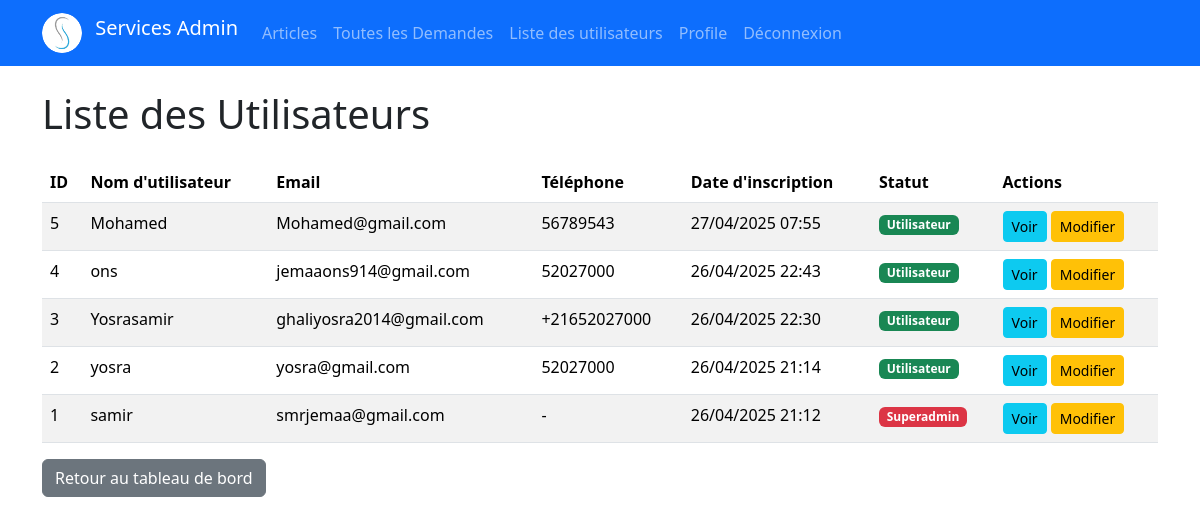
Page /liste_utilisateurs/ (signed in) on the earlier database version.
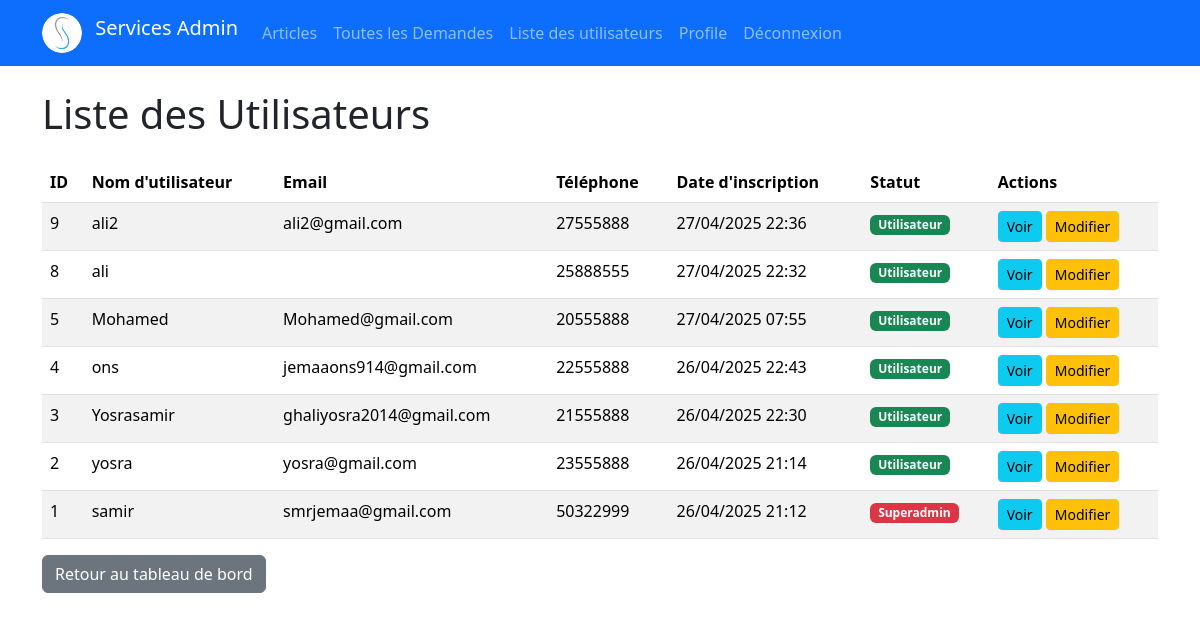
Same page on the later database version.
### users/models.py (models this page shows, shortened)
class CustomUser(AbstractBaseUser, PermissionsMixin):
    email = models.EmailField(unique=True)
    username = models.CharField(max_length=30, unique=True)
    phone = models.CharField(max_length=20, blank=True, null=True)
    is_active = models.BooleanField(default=True)
    is_staff = models.BooleanField(default=False)
    date_joined = models.DateTimeField(auto_now_add=True, null=True, blank=True)
    profile_picture = models.ImageField(
        upload_to='profile_pics/',
        blank=True,
        null=True,
        verbose_name="Photo de profil"
    )
    objects = CustomUserManager()
    USERNAME_FIELD = 'email'  # Utilisez email comme identifiant
    REQUIRED_FIELDS = ['username']

### users/views.py (the view)
# urls.py: path('liste_utilisateurs/', liste_utilisateurs, name='liste_utilisateurs'), # Liste des utilisateurs
@login_required
@user_passes_test(lambda u: u.is_staff or u.is_superuser)
def liste_utilisateurs(request):
    users = CustomUser.objects.all().order_by('-date_joined')
    return render(request, 'users/liste_utilisateurs.html', {'users': users})

### users/templates/users/liste_utilisateurs.html (shortened to what this page needs)
{% extends 'base.html' %}
{% block content %}
    <h1 class="mb-4">Liste des Utilisateurs</h1>
    <div class="table-responsive">
        <table class="table table-striped table-hover">
            <thead class="thead-dark">
                <tr>
                    <th>ID</th>
                    <th>Nom d'utilisateur</th>
                    <th>Email</th>
                    <th>Téléphone</th>
                    <th>Date d'inscription</th>
                    <th>Statut</th>
                    <th>Actions</th>
                </tr>
            </thead>
            <tbody>
                {% for user in users %}
                <tr>
                    <td>{{ user.id }}</td>
                    <td>{{ user.username }}</td>
                    <td>{{ user.email }}</td>
                    <td>{{ user.phone|default:"-" }}</td>
                    <td>{{ user.date_joined|date:"d/m/Y H:i" }}</td>
                    <td>
                        {% if user.is_superuser %}
                            <span class="badge bg-danger">Superadmin</span>
                        {% elif user.is_staff %}
                            <span class="badge bg-warning">Staff</span>
                        {% else %}
                            <span class="badge bg-success">Utilisateur</span>
                        {% endif %}
                    </td>
                    <td>
                        <a href="#" class="btn btn-sm btn-info">Voir</a>
                        <a href="#" class="btn btn-sm btn-warning">Modifier</a>
                    </td>
                </tr>
                {% empty %}
                <tr>
                    <td colspan="7" class="text-center">Aucun utilisateur trouvé</td>
                </tr>
                {% endfor %}
            </tbody>
        </table>
    </div>
    <a href="{% url 'dashboard:index' %}" class="btn btn-secondary">Retour au tableau de bord</a>
{% endblock %}

### templates/base.html (shortened to what this page needs)
{% load static %}
<!DOCTYPE html>
<html lang="fr">
<head>
    <link rel="stylesheet" href="https://cdn.jsdelivr.net/npm/bootstrap-icons@1.11.1/font/bootstrap-icons.css">
    <link href="{% static 'css/bootstrap.min.css' %}" rel="stylesheet">
    {% load static %}
    <link href="{% static 'css/custom.css' %}" rel="stylesheet">
</head>
<body>
    {% include 'navbar.html' %}
    <div class="container mt-4">
        {% block content %}{% endblock %}
    </div>
</body>
</html>

### templates/navbar.html (shortened to what this page needs)
{% load static %}
<nav class="navbar navbar-expand-lg navbar-dark bg-primary">
    <div class="container">
        {% if user.is_authenticated and user.is_staff or user.is_superuser %}
            <a class="navbar-brand" href="{% url 'dashboard:index' %}">
                <img src="{% static 'images/logo.png' %}"
                     alt="Logo de votre application"
                     width="40" height="40"
                     class="d-inline-block align-top rounded-circle me-2">
                Services Admin
            </a>
        {% endif %}
        <div class="collapse navbar-collapse" id="navbarNav">
            <ul class="navbar-nav me-auto">
                {% if user.is_authenticated %}
                    {% if user.is_staff or user.is_superuser %}
                        <li class="nav-item">
                             <a class="nav-link" href="{% url 'articles:article_list' %}">Articles</a>
                        </li>
                         <li class="nav-item">
                             <a class="nav-link" href="{% url 'demande:list_all_demandes' %}">Toutes les Demandes</a>
                        </li>
                        <li class="nav-item">
                             <a class="nav-link" href="{% url 'users:liste_utilisateurs' %}">Liste des utilisateurs</a>
                        </li>
                    {% endif %}
                    <li class="nav-item">
                         <a class="nav-link" href="{% url 'users:profile' %}">Profile</a>
                    </li>
                    <li class="nav-item">
                         <a class="nav-link" href="{% url 'users:logout' %}">Déconnexion</a>
                    </li>
                {% endif %}
            </ul>
        </div>
    </div>
</nav>

Differences in the rows shown:
added CustomUser: id "9", username "ali2", email "ali2@gmail.com", phone "27555888", date_joined "27/04/2025 22:36", is_superuser "Utilisateur"
added CustomUser: id "8", username "ali", phone "25888555", date_joined "27/04/2025 22:32", is_superuser "Utilisateur"
changed CustomUser "Mohamed": phone "56789543" → "20555888"
changed CustomUser "ons": phone "52027000" → "22555888"
changed CustomUser "Yosrasamir": phone "+21652027000" → "21555888"
changed CustomUser "yosra": phone "52027000" → "23555888"
changed CustomUser "samir": phone "-" → "50322999"
